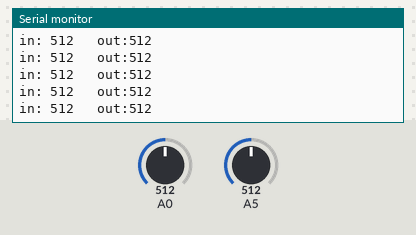
The sketch below on a simulated Arduino Uno, built with avr-gcc and run on an emulated ATmega328P. Parts: the last lines printed to the serial monitor. The test bench sets the inputs (shaded band); at power-on: A0 = 512, A5 = 512.

Above: at 1.2 s.
1.3 s: A0 set to 716
At 1.31 s:
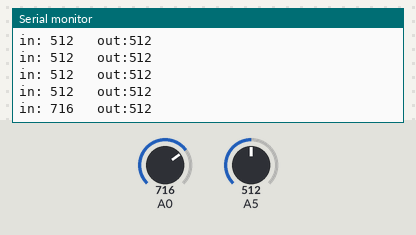
2.8 s: A5 set to 716
At 2.82 s:
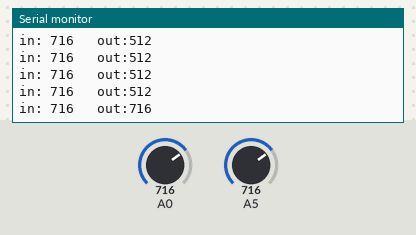
4.3 s: A0 set to 900
At 4.33 s:
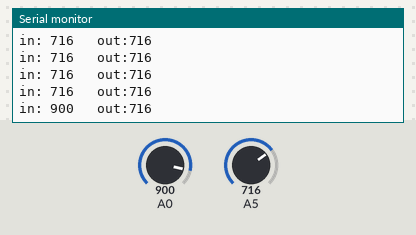
5.8 s: A5 set to 900
At 5.84 s:
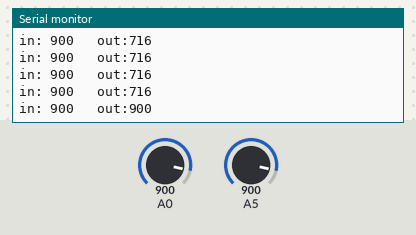
Timing chart, 0 to 8.3 s (numbered marks = the images above; inputs shaded):
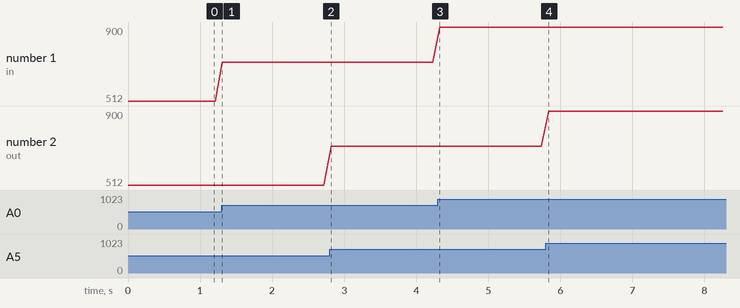

The sketch:

opamp.ino
```cpp
void setup() {
  Serial.begin(9600);
}

void loop() {
  int v = analogRead(A0);
  int u = analogRead(A5);
  Serial.print("in: ");
  Serial.print(v);
  Serial.print("\t out:");
  Serial.println(u);
  delay(100);
}
```

Measured:
- after the input at 1.3 s, the serial monitor: prints a new line at once (image 1)
- after the input at 2.8 s, the serial monitor: prints a new line at once (image 2)
- after the input at 4.3 s, the serial monitor: prints a new line at once (image 3)
- after the input at 5.8 s, the serial monitor: prints a new line at once (image 4)
- plotted number 1: 512 → 716 after the input at 1.3 s, 716 → 900 after the input at 4.3 s
